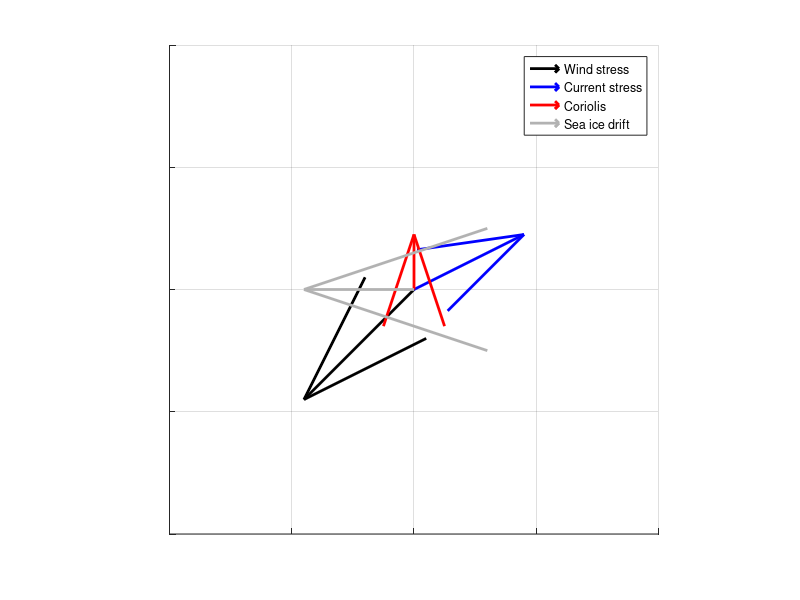

Recreate this plot in MATLAB. (Note: this script raises an error after producing the figure.)
clear; clc; close all

wind = [-2, -2];
current = [2, 1];
cor = -(wind+current);
drift = 2*[cosd(90) -sind(90); sind(90) cosd(90)]*cor';

figure; hold on; grid on;
axis equal;

qw = quiver(0,0,wind(1), wind(2), 'k', 'LineWidth', 2, 'MaxheadSize', 0.5);
qc = quiver(0,0,current(1), current(2), 'b', 'LineWidth', 2, 'MaxheadSize', 0.5);
qcor = quiver(0,0,cor(1), cor(2), 'r', 'LineWidth', 2, 'MaxheadSize', 1);
qd = quiver(0,0,drift(1), drift(2), 'Color', [.7 .7 .7], 'LineWidth', 2, 'MaxheadSize', 1);

xlim([-4 4])
ylim([-4 4])

xticklabels('')
yticklabels('')

l = legend([qw, qc, qcor, qd], 'Wind stress', 'Current stress', 'Coriolis', 'Sea ice drift');
l.Location = 'NorthEast';
l.FontSize = 15;

set(gcf, 'Position', [1 200 800 800])
print('example1', '-dpng')

wind = [-2, -2];
current = [2, 1];
prsgrd = [1, -1]
cor = -(wind+current+prsgrd);
drift = 2*[cosd(90) -sind(90); sind(90) cosd(90)]*cor';

figure; hold on; grid on;
axis equal;

qw = quiver(0,0,wind(1), wind(2), 'k', 'LineWidth', 2, 'MaxheadSize', 0.5);
qc = quiver(0,0,current(1), current(2), 'b', 'LineWidth', 2, 'MaxheadSize', 0.5);
qp = quiver(0,0,prsgrd(1), prsgrd(2), 'g', 'LineWidth', 2, 'MaxheadSize', 0.5);
qcor = quiver(0,0,cor(1), cor(2), 'r', 'LineWidth', 2, 'MaxheadSize', 1);
qd = quiver(0,0,drift(1), drift(2), 'Color', [.7 .7 .7], 'LineWidth', 2, 'MaxheadSize', 1);

xlim([-4 4])
ylim([-4 4])

xticklabels('')
yticklabels('')

l = legend([qw, qc, qp, qcor, qd], 'Wind stress', 'Current stress', 'Pressure gradient', 'Coriolis', 'Sea ice drift');
l.Location = 'NorthEast';
l.FontSize = 15;

set(gcf, 'Position', [1 200 800 800])
print('example2', '-dpng')